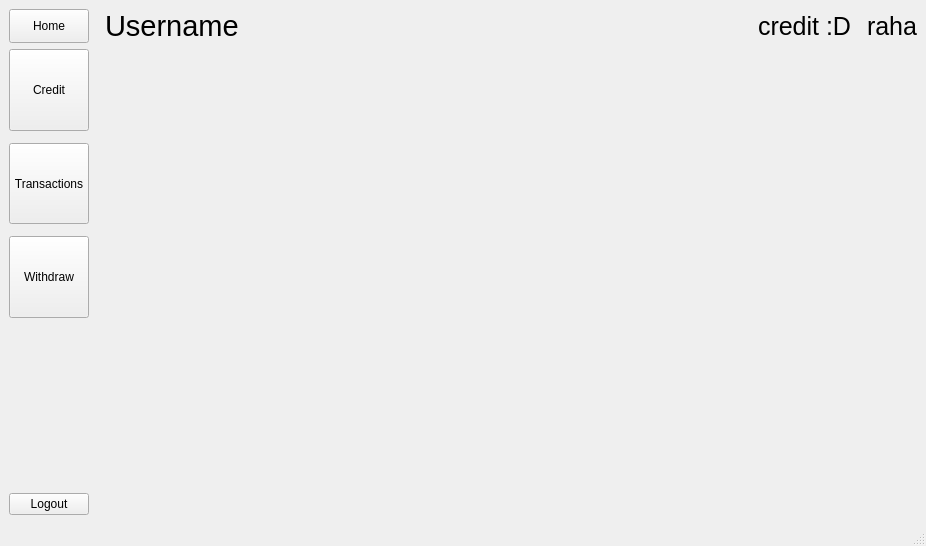
<?xml version="1.0" encoding="UTF-8"?>
<ui version="4.0">
 <class>MainWindow</class>
 <widget class="QMainWindow" name="MainWindow">
  <property name="geometry">
   <rect>
    <x>0</x>
    <y>0</y>
    <width>926</width>
    <height>546</height>
   </rect>
  </property>
  <property name="windowTitle">
   <string>MainWindow</string>
  </property>
  <widget class="QWidget" name="centralwidget">
   <property name="sizePolicy">
    <sizepolicy hsizetype="Fixed" vsizetype="Fixed">
     <horstretch>0</horstretch>
     <verstretch>0</verstretch>
    </sizepolicy>
   </property>
   <layout class="QGridLayout" name="gridLayout_3">
    <item row="0" column="0" colspan="2">
     <layout class="QHBoxLayout" name="horizontalLayout_2">
      <item>
       <widget class="QPushButton" name="btnHomeSide">
        <property name="enabled">
         <bool>true</bool>
        </property>
        <property name="sizePolicy">
         <sizepolicy hsizetype="Fixed" vsizetype="Preferred">
          <horstretch>0</horstretch>
          <verstretch>0</verstretch>
         </sizepolicy>
        </property>
        <property name="font">
         <font>
          <pointsize>9</pointsize>
         </font>
        </property>
        <property name="text">
         <string>Home</string>
        </property>
       </widget>
      </item>
      <item>
       <widget class="QLabel" name="labelUser">
        <property name="font">
         <font>
          <pointsize>22</pointsize>
         </font>
        </property>
        <property name="text">
         <string>Username</string>
        </property>
        <property name="margin">
         <number>0</number>
        </property>
        <property name="indent">
         <number>10</number>
        </property>
       </widget>
      </item>
      <item>
       <spacer name="horizontalSpacer">
        <property name="orientation">
         <enum>Qt::Horizontal</enum>
        </property>
        <property name="sizeHint" stdset="0">
         <size>
          <width>40</width>
          <height>20</height>
         </size>
        </property>
       </spacer>
      </item>
      <item>
       <widget class="QLabel" name="labelCredit">
        <property name="font">
         <font>
          <pointsize>19</pointsize>
         </font>
        </property>
        <property name="text">
         <string>credit :D</string>
        </property>
        <property name="alignment">
         <set>Qt::AlignLeading|Qt::AlignLeft|Qt::AlignVCenter</set>
        </property>
        <property name="indent">
         <number>10</number>
        </property>
       </widget>
      </item>
      <item>
       <widget class="QLabel" name="labelMoney">
        <property name="font">
         <font>
          <pointsize>19</pointsize>
         </font>
        </property>
        <property name="text">
         <string>raha</string>
        </property>
        <property name="alignment">
         <set>Qt::AlignLeading|Qt::AlignLeft|Qt::AlignVCenter</set>
        </property>
        <property name="indent">
         <number>10</number>
        </property>
       </widget>
      </item>
     </layout>
    </item>
    <item row="1" column="1">
     <widget class="QStackedWidget" name="stackedWidget">
      <property name="currentIndex">
       <number>-1</number>
      </property>
     </widget>
    </item>
    <item row="1" column="0">
     <layout class="QVBoxLayout" name="verticalLayout_3">
      <property name="spacing">
       <number>12</number>
      </property>
      <property name="leftMargin">
       <number>0</number>
      </property>
      <item>
       <widget class="QPushButton" name="btnCreditSide">
        <property name="sizePolicy">
         <sizepolicy hsizetype="Minimum" vsizetype="MinimumExpanding">
          <horstretch>0</horstretch>
          <verstretch>0</verstretch>
         </sizepolicy>
        </property>
        <property name="font">
         <font>
          <pointsize>9</pointsize>
         </font>
        </property>
        <property name="text">
         <string>Credit</string>
        </property>
       </widget>
      </item>
      <item>
       <widget class="QPushButton" name="btnTransactionsSide">
        <property name="sizePolicy">
         <sizepolicy hsizetype="Minimum" vsizetype="MinimumExpanding">
          <horstretch>0</horstretch>
          <verstretch>0</verstretch>
         </sizepolicy>
        </property>
        <property name="font">
         <font>
          <pointsize>9</pointsize>
         </font>
        </property>
        <property name="text">
         <string>Transactions</string>
        </property>
       </widget>
      </item>
      <item>
       <widget class="QPushButton" name="btnWithdrawSide">
        <property name="sizePolicy">
         <sizepolicy hsizetype="Minimum" vsizetype="MinimumExpanding">
          <horstretch>0</horstretch>
          <verstretch>0</verstretch>
         </sizepolicy>
        </property>
        <property name="text">
         <string>Withdraw</string>
        </property>
       </widget>
      </item>
      <item>
       <spacer name="verticalSpacer_2">
        <property name="orientation">
         <enum>Qt::Vertical</enum>
        </property>
        <property name="sizeHint" stdset="0">
         <size>
          <width>20</width>
          <height>40</height>
         </size>
        </property>
       </spacer>
      </item>
      <item>
       <spacer name="verticalSpacer">
        <property name="orientation">
         <enum>Qt::Vertical</enum>
        </property>
        <property name="sizeHint" stdset="0">
         <size>
          <width>20</width>
          <height>40</height>
         </size>
        </property>
       </spacer>
      </item>
      <item>
       <widget class="QPushButton" name="btnLogoutSide">
        <property name="font">
         <font>
          <pointsize>9</pointsize>
         </font>
        </property>
        <property name="text">
         <string>Logout</string>
        </property>
       </widget>
      </item>
     </layout>
    </item>
   </layout>
  </widget>
  <widget class="QMenuBar" name="menubar">
   <property name="geometry">
    <rect>
     <x>0</x>
     <y>0</y>
     <width>926</width>
     <height>21</height>
    </rect>
   </property>
  </widget>
  <widget class="QStatusBar" name="statusbar"/>
 </widget>
 <resources/>
 <connections/>
</ui>
